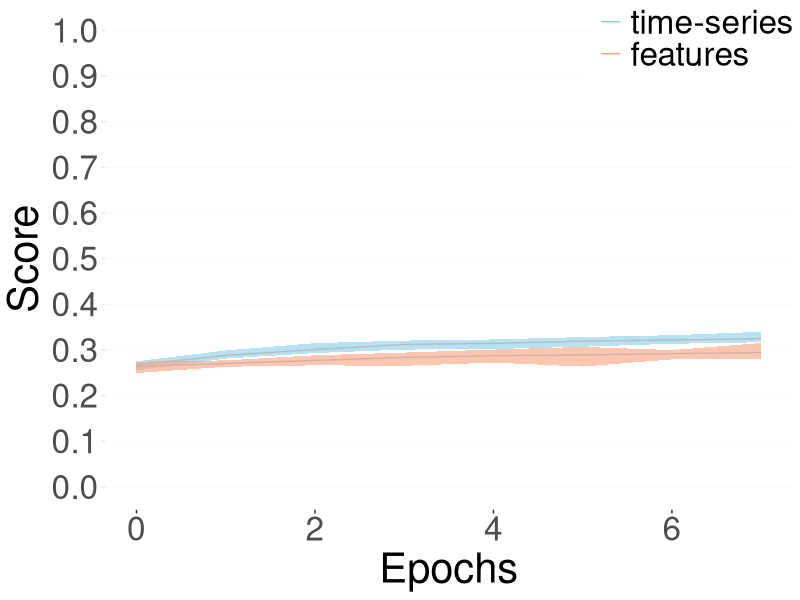
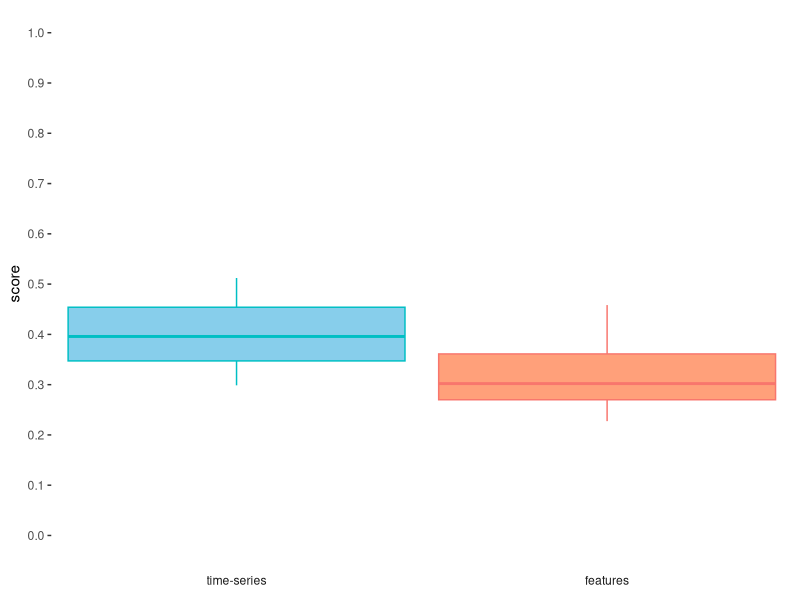
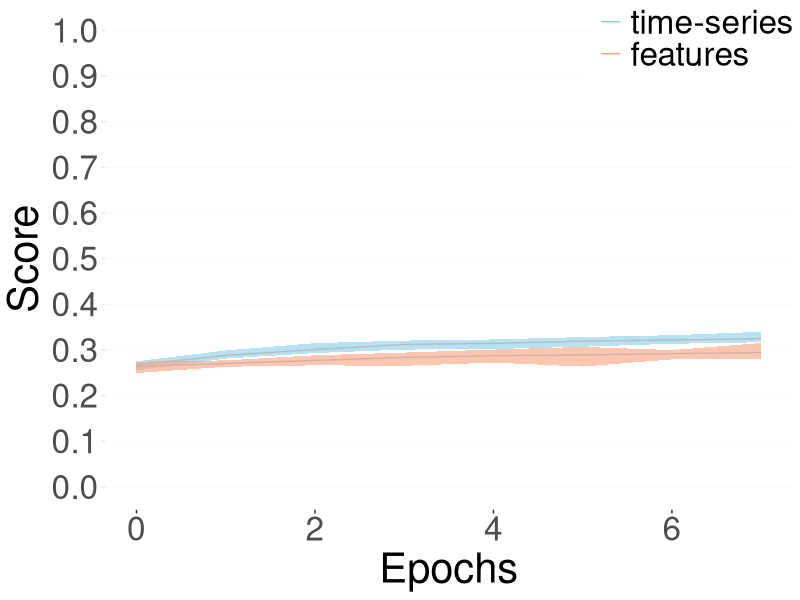
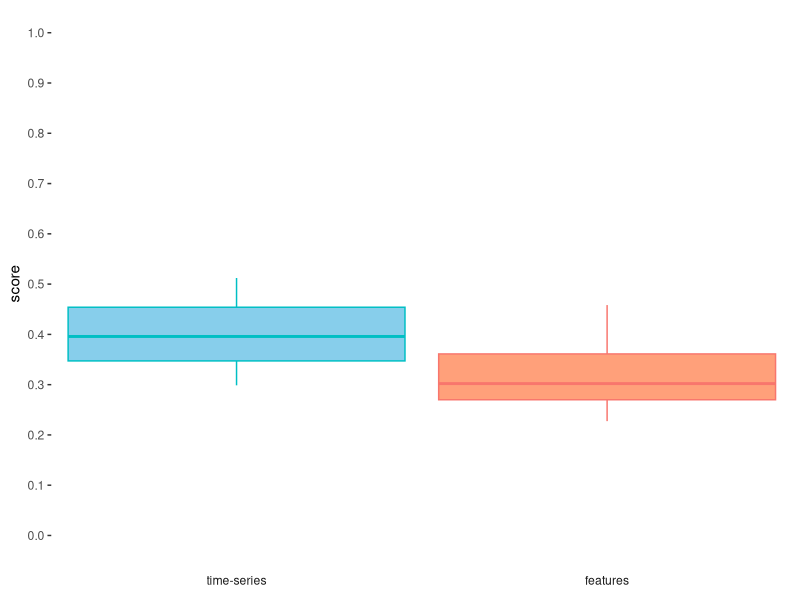

R code for these plots, in order:
library(ggplot2)
library(ggthemes)
library(forcats)

# Training/Validation score
results_time <- read.csv(file = "./scripts/analysis/export_features.csv", stringsAsFactors = FALSE)
results_time$type = "time-series"
colnames(results_time) <- c('epochs', 'score', 'min', 'max', 'type')
results_features <- read.csv(file = "./scripts/analysis/export_time.csv", stringsAsFactors = FALSE)
results_features$type = "features"
colnames(results_features) <- c('epochs', 'score', 'min', 'max', 'type')
ggplot() +
    geom_line(data=results_time, aes(x = epochs, y=score, color="skyblue")) +
    geom_ribbon(data=results_time, aes(x = epochs, ymax = max, ymin = min), alpha = 0.6, fill = "skyblue") +
    geom_line(data=results_features, aes(x = epochs, y=score, color="lightsalmon")) +
    geom_ribbon(data=results_features, aes(x = epochs, ymax = max, ymin = min), alpha = 0.6, fill = "lightsalmon") +
    scale_y_continuous(limits=c(0,1), breaks=seq(0, 1, 0.1)) +
    scale_color_manual("",values = c("skyblue", "lightsalmon"), labels = c("time-series", "features"))+
    theme(text = element_text(size = 30),
          panel.grid.major.x = element_blank(),
          axis.ticks.y = element_line(colour="#e7e7e7"),
          panel.grid.major.y = element_line(size=0.1, color="#ededed"),
          panel.background = element_blank(),
          legend.title=element_blank(),
          legend.key=element_blank(),
          legend.position = c(0.86, 0.94)) +
    labs(x="Epochs", y="Score")
ggsave("./scripts/analysis/plots/training_optimisation.pdf")

# Test score
results <- read.csv(file = "./scripts/analysis/test_export.csv", stringsAsFactors = FALSE)
colnames(results) <- c('type', 'empty', 'score')
results$type <- unlist(lapply(results$type, function(group) {
    if(grepl("signal", group, fixed = TRUE)) {
        return("time-series")
    } else {
        return("features")
    }
}))
results$type[2] <- "time-series"
results$type[3] <- "time-series"
results$type[4] <- "time-series"
ggplot(results, aes(y = score, fill=type, color = type)) +
    geom_boxplot() +
    facet_wrap(~fct_relevel(type, "time-series", "features"), scales = "free_x", strip.position = "bottom") +
    scale_y_continuous(limits=c(0,1), breaks=seq(0, 1, 0.1)) +
    scale_fill_manual(values=c("lightsalmon", "skyblue")) +
    theme(panel.spacing = unit(0, "lines"),
          strip.background = element_blank(),
          panel.background = element_blank(),
          strip.placement = "outside",
          axis.title.x=element_blank(),
          axis.text.x=element_blank(),
          axis.ticks.x=element_blank(),
          legend.position="none")
ggsave("./scripts/analysis/plots/test_optimisation.pdf")
